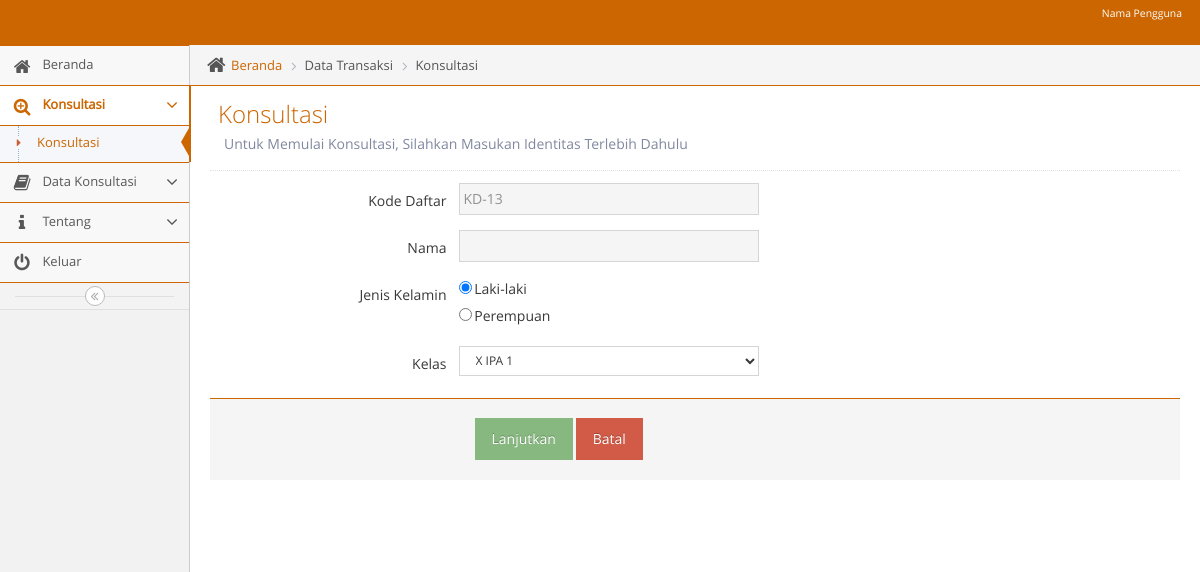
Page /admin/adminmainapp.php?unit=p_item_masalah_unit&act=input (signed in) on the earlier database version.
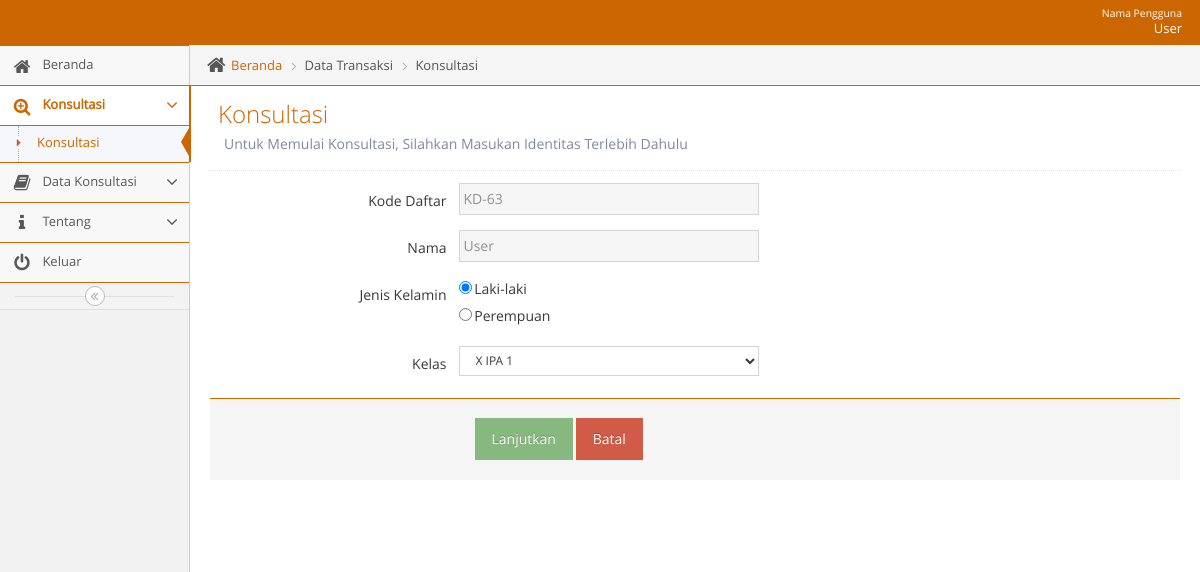
Same page on the later database version.
### tables this page shows
CREATE TABLE `t_user` (
  `id_user` int(11) NOT NULL,
  `kode_user` varchar(11) NOT NULL,
  `nama_siswa` varchar(100) NOT NULL,
  `nama_pengguna` varchar(20) NOT NULL,
  `kata_sandi` varchar(20) NOT NULL
);

### admin/unit/p_item_masalah_unit.php (the view, shortened to what the changed rows need)
<?php
$act = $_GET['act'];
switch($act){
?>
<?php
case "input":
?>
<?php
  include("../admin/leftbar.php");
?>
<div class="main-content">
  <div class="main-content-inner">
    <div class="breadcrumbs ace-save-state" id="breadcrumbs">
      <ul class="breadcrumb">
        <li>
          <i class="ace-icon fa fa-home home-icon"></i>
          <a href="#">Beranda</a>
        </li>
        <li>Data Transaksi</li>
        <li>Konsultasi</li>
      </ul>
    </div>
    <div class="page-content">
      <div class="page-header">
        <h1>Konsultasi<br><small>Untuk Memulai Konsultasi, Silahkan Masukan Identitas Terlebih Dahulu</h1>
      </div>
      <div class="row">
        <div class="col-xs-12">
          <?php
				    $mysqli= mysqli_connect("localhost","root","","thesisDB");
            $qupdate = "SELECT max(id_siswa) as maxKode FROM t_siswa";
            $rupdate = mysqli_query($mysqli, $qupdate);
            $dupdate = mysqli_fetch_assoc($rupdate);
            $kd_daftar = $dupdate['maxKode'];
            $no_urut = $kd_daftar + 1;
            $char = "KD-";
            $newID = $char.sprintf("%01s",$no_urut);
            $nama = $_SESSION['nm_pengguna'];
            $qupdate2 = "SELECT * FROM t_user WHERE nama_pengguna = '$nama'";
            $rupdate2 = mysqli_query($mysqli, $qupdate2);
            $dupdate2 = mysqli_fetch_assoc($rupdate2);
          ?>
          <form class="form-horizontal" name="tambah_subkat" id="tambah_subkat" method="post"
            action="?unit=p_item_masalah_unit&act=inputact" enctype="multipart/form-data">
            <div class="form-group">
              <label class="col-sm-3 control-label no-padding-right">Kode Daftar</label>
              <div class="col-sm-9">
                <input class="col-xs-10 col-sm-5" type="text" name="id_siswa" id="id_siswa" required="required"
                  value="<?php echo "$newID"; ?>" readonly="" />
              </div>
            </div>
            <div class="form-group">
              <label class="col-sm-3 control-label no-padding-right" for="nama_siswa">Nama</label>
              <div class="col-sm-9">
                <input class="col-xs-10 col-sm-5" type="text" name="nama_siswa" id="nama_siswa" readonly="" value="<?= ucwords($dupdate2['nama_siswa']); ?>" >
              </div>
            </div>
            <div class="form-group">
              <label class="col-sm-3 control-label no-padding-right" for="jenis_kelamin">Jenis Kelamin</label>
              <div class="col-sm-9">
                <div class="form-check">
                  <input class="form-check-input" type="radio" name="jenis_kelamin" id="laki-laki" value="Laki-laki"
                    checked>
                  <label class="form-check-label" for="laki-laki">
                    Laki-laki
                  </label>
                </div>
                <div class="form-check">
                  <input class="form-check-input" type="radio" name="jenis_kelamin" id="perempuan" value="Perempuan">
                  <label class="form-check-label" for="perempuan">
                    Perempuan
                  </label>
                </div>
              </div>
            </div>
            <div class="form-group">
              <label class="col-sm-3 control-label no-padding-right" for="kelas">Kelas</label>
              <div class="col-sm-9">
                <select class="form-select col-xs-10 col-sm-5" style="font-size: 12px" name="kelas" id="kelas"
                  aria-label="Default select example" required>
                  <option value="X IPA 1">X IPA 1</option>
                </select>
              </div>
            </div>
            <div class="clearfix form-actions">
              <div class="col-md-offset-3 col-md-9">
                <button type="submit" name="submit" class="btn btn-success">Lanjutkan</button>
                <button type="reset" name="reset" class="btn btn-danger">Batal</button>
              </div>
            </div>
          </form>
        </div>
      </div>
    </div>
  </div>
</div>
<?php
  include("../admin/footer.php");
?>
</body>
</html>
<?php
  break;
?>
<?php
}

### admin/navbar.php (shortened to what the changed rows need)
<body class="no-skin">
        <?php
        require_once '../lib/koneksi.php';
        if ($_SESSION['status'] == 'Admin') {
          $qupdate = "SELECT * FROM  t_admin WHERE nama_pengguna = '".$_SESSION['nm_pengguna']."'";
          $rupdate = mysqli_query($mysqli, $qupdate);
          $dupdate = mysqli_fetch_assoc($rupdate);
        }
        else {
          $qupdate = "SELECT * FROM  t_user WHERE nama_pengguna = '".$_SESSION['nm_pengguna']."'";
          $rupdate = mysqli_query($mysqli, $qupdate);
          $dupdate = mysqli_fetch_assoc($rupdate);
        }
        ?>
        <div id="navbar" class="navbar navbar-default ace-save-state" >
          <div class="navbar-container ace-save-state" id="navbar-container">
            <div class="navbar-buttons navbar-header pull-right" role="navigation">
              <ul class="nav ace-nav">
                <li class="light-blue dropdown-modal">
                  <a data-toggle="dropdown" href="#" class="dropdown-toggle" style>
                    <span class="user-info" style="text-align: right"><small>Nama Pengguna</small><?php echo ucwords($dupdate['nama_siswa']); ?></span>
                  </a>
                </li>
              </ul>
            </div>
        </div>
    </div>

Differences in the rows shown:
now on this page (row edited): t_user: nama_siswa "User"
Other differences:
form field id_siswa: "KD-13" → "KD-63"
